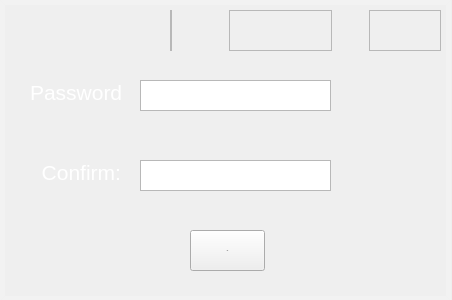
<?xml version="1.0" encoding="UTF-8"?>
<ui version="4.0">
 <class>Dialog</class>
 <widget class="QDialog" name="Dialog">
  <property name="geometry">
   <rect>
    <x>0</x>
    <y>0</y>
    <width>452</width>
    <height>300</height>
   </rect>
  </property>
  <property name="windowTitle">
   <string>Dialog</string>
  </property>
  <property name="styleSheet">
   <string notr="true">
background-color:#16191d;
QPushButton{background-color: rgba(0, 0, 0, 0);
font-size:28px;
color:white;
hover:{color:white;}
}
QPushButton:hover{
color:white;
border: 2px solid rgba(255,255,255,40);
border-radius:10px;
background-color: rgba(255,255,255,60);
}
border: 5px solid rgba(255,255,255,40);
</string>
  </property>
  <widget class="QFrame" name="frame">
   <property name="geometry">
    <rect>
     <x>0</x>
     <y>0</y>
     <width>451</width>
     <height>301</height>
    </rect>
   </property>
   <property name="minimumSize">
    <size>
     <width>451</width>
     <height>301</height>
    </size>
   </property>
   <property name="maximumSize">
    <size>
     <width>451</width>
     <height>301</height>
    </size>
   </property>
   <property name="styleSheet">
    <string notr="true">#frame{border: 5px solid rgba(255,255,255,40);}</string>
   </property>
   <property name="frameShape">
    <enum>QFrame::StyledPanel</enum>
   </property>
   <property name="frameShadow">
    <enum>QFrame::Raised</enum>
   </property>
   <widget class="QWidget" name="headerContainer" native="true">
    <property name="geometry">
     <rect>
      <x>120</x>
      <y>10</y>
      <width>321</width>
      <height>41</height>
     </rect>
    </property>
    <property name="styleSheet">
     <string notr="true">background-color:#ffff;</string>
    </property>
    <layout class="QHBoxLayout" name="horizontalLayout_5">
     <item alignment="Qt::AlignHCenter">
      <widget class="QFrame" name="frame_7">
       <property name="frameShape">
        <enum>QFrame::StyledPanel</enum>
       </property>
       <property name="frameShadow">
        <enum>QFrame::Raised</enum>
       </property>
       <layout class="QHBoxLayout" name="horizontalLayout_6">
        <property name="spacing">
         <number>0</number>
        </property>
        <property name="leftMargin">
         <number>0</number>
        </property>
        <property name="topMargin">
         <number>0</number>
        </property>
        <property name="rightMargin">
         <number>0</number>
        </property>
        <property name="bottomMargin">
         <number>0</number>
        </property>
       </layout>
      </widget>
     </item>
     <item>
      <widget class="QFrame" name="frame_6">
       <property name="frameShape">
        <enum>QFrame::StyledPanel</enum>
       </property>
       <property name="frameShadow">
        <enum>QFrame::Raised</enum>
       </property>
      </widget>
     </item>
     <item alignment="Qt::AlignRight">
      <widget class="QFrame" name="frame_8">
       <property name="frameShape">
        <enum>QFrame::StyledPanel</enum>
       </property>
       <property name="frameShadow">
        <enum>QFrame::Raised</enum>
       </property>
       <layout class="QHBoxLayout" name="horizontalLayout_4">
        <property name="leftMargin">
         <number>0</number>
        </property>
        <property name="topMargin">
         <number>0</number>
        </property>
        <property name="rightMargin">
         <number>0</number>
        </property>
        <property name="bottomMargin">
         <number>0</number>
        </property>
        <item>
         <widget class="QPushButton" name="hide_btn">
          <property name="styleSheet">
           <string notr="true">border:none;</string>
          </property>
          <property name="text">
           <string/>
          </property>
          <property name="icon">
           <iconset resource="res_rc.qrc">
            <normaloff>:/icon/icons/minus.svg</normaloff>:/icon/icons/minus.svg</iconset>
          </property>
          <property name="iconSize">
           <size>
            <width>24</width>
            <height>24</height>
           </size>
          </property>
         </widget>
        </item>
        <item>
         <widget class="QPushButton" name="close_btn">
          <property name="styleSheet">
           <string notr="true">border:none;</string>
          </property>
          <property name="text">
           <string/>
          </property>
          <property name="icon">
           <iconset resource="res_rc.qrc">
            <normaloff>:/icon/icons/x.svg</normaloff>:/icon/icons/x.svg</iconset>
          </property>
          <property name="iconSize">
           <size>
            <width>24</width>
            <height>24</height>
           </size>
          </property>
         </widget>
        </item>
       </layout>
      </widget>
     </item>
    </layout>
   </widget>
   <widget class="QPushButton" name="ok_btn">
    <property name="geometry">
     <rect>
      <x>190</x>
      <y>230</y>
      <width>75</width>
      <height>41</height>
     </rect>
    </property>
    <property name="font">
     <font>
      <family>MS Sans Serif</family>
      <pointsize>-1</pointsize>
     </font>
    </property>
    <property name="styleSheet">
     <string notr="true">QPushButton{background-color: rgba(0, 0, 0, 0);
font-size:28px;
color:white;
hover:{color:white;}
}
QPushButton:hover{
color:white;
border: 2px solid rgba(255,255,255,40);
border-radius:10px;
background-color: rgba(255,255,255,60);
}</string>
    </property>
    <property name="text">
     <string>OK</string>
    </property>
   </widget>
   <widget class="QLabel" name="label_2">
    <property name="geometry">
     <rect>
      <x>30</x>
      <y>80</y>
      <width>91</width>
      <height>31</height>
     </rect>
    </property>
    <property name="font">
     <font>
      <family>MS Sans Serif</family>
      <pointsize>16</pointsize>
      <hintingpreference>PreferDefaultHinting</hintingpreference>
     </font>
    </property>
    <property name="styleSheet">
     <string notr="true">color:white;</string>
    </property>
    <property name="text">
     <string>Password:</string>
    </property>
    <property name="alignment">
     <set>Qt::AlignLeading|Qt::AlignLeft|Qt::AlignTop</set>
    </property>
    <property name="wordWrap">
     <bool>true</bool>
    </property>
   </widget>
   <widget class="QLabel" name="label_4">
    <property name="geometry">
     <rect>
      <x>30</x>
      <y>160</y>
      <width>91</width>
      <height>41</height>
     </rect>
    </property>
    <property name="font">
     <font>
      <family>MS Sans Serif</family>
      <pointsize>16</pointsize>
      <hintingpreference>PreferDefaultHinting</hintingpreference>
     </font>
    </property>
    <property name="styleSheet">
     <string notr="true">color:white;</string>
    </property>
    <property name="text">
     <string>Confirm:</string>
    </property>
    <property name="alignment">
     <set>Qt::AlignRight|Qt::AlignTop|Qt::AlignTrailing</set>
    </property>
    <property name="wordWrap">
     <bool>true</bool>
    </property>
   </widget>
   <widget class="QTextEdit" name="textEdit">
    <property name="geometry">
     <rect>
      <x>140</x>
      <y>80</y>
      <width>191</width>
      <height>31</height>
     </rect>
    </property>
    <property name="font">
     <font>
      <family>MS Sans Serif</family>
      <pointsize>13</pointsize>
     </font>
    </property>
    <property name="styleSheet">
     <string notr="true">color:white;</string>
    </property>
   </widget>
   <widget class="QTextEdit" name="textEdit_2">
    <property name="geometry">
     <rect>
      <x>140</x>
      <y>160</y>
      <width>191</width>
      <height>31</height>
     </rect>
    </property>
    <property name="font">
     <font>
      <family>MS Sans Serif</family>
      <pointsize>13</pointsize>
     </font>
    </property>
    <property name="styleSheet">
     <string notr="true">color:white;</string>
    </property>
   </widget>
  </widget>
 </widget>
 <resources>
  <include location="res_rc.qrc"/>
 </resources>
 <connections/>
</ui>
